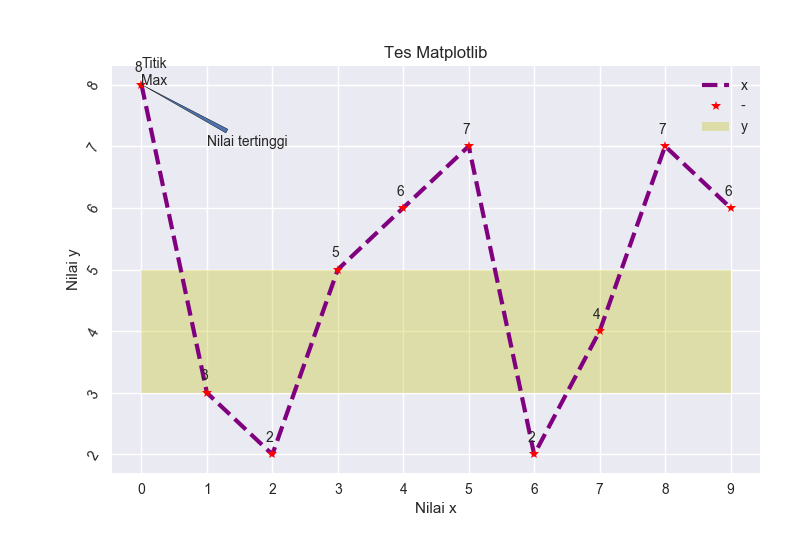
#> input picture datavisualization/matplot/1chart.png, 800 x 550 px
$ python 8.py
#> lines starting #> are read from the running program, lines starting #| are printed output that depends on the picture
#pip3 install pillow
import matplotlib.pyplot as plt
import numpy as np
from PIL import Image

# black/white = 'L' / 'RGBA' / 'CMYK'
gambar = Image.open('1chart.png').convert('L')
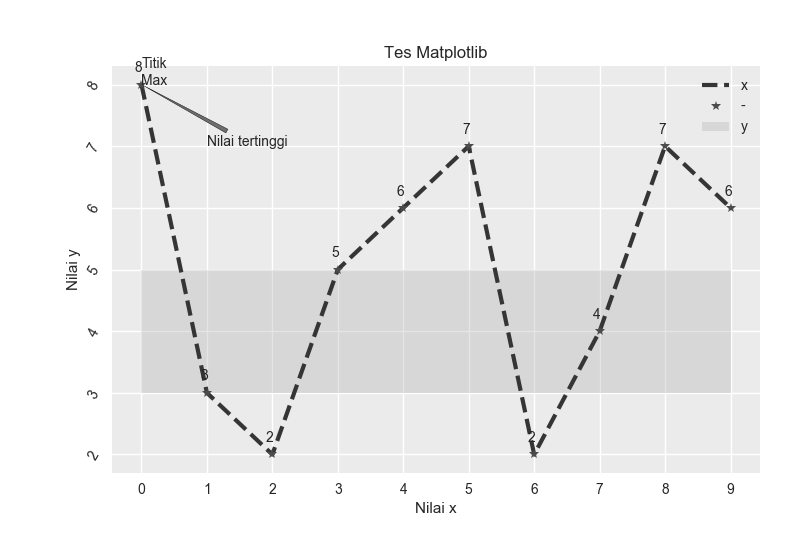
#> gambar: PIL image 800x550 L; min 29, max 255, mean 237.3
gambar = np.array(gambar)

print(gambar)
#> (printed output is left out)

# plt.imshow(gambar,cmap='gray')
# plt.show()

gbr = Image.fromarray(gambar, 'L')    #pake pillow kebukanya di image viewer
gbr.show()

$ run again, with datavisualization/matplot/4bar.png copied over datavisualization/matplot/1chart.png
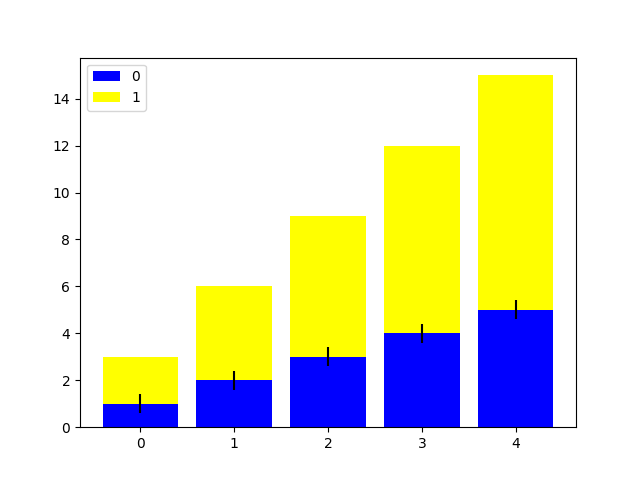
#> input picture datavisualization/matplot/4bar.png, 640 x 480 px
#> `gambar = Image.open('1chart.png').convert('L')`:
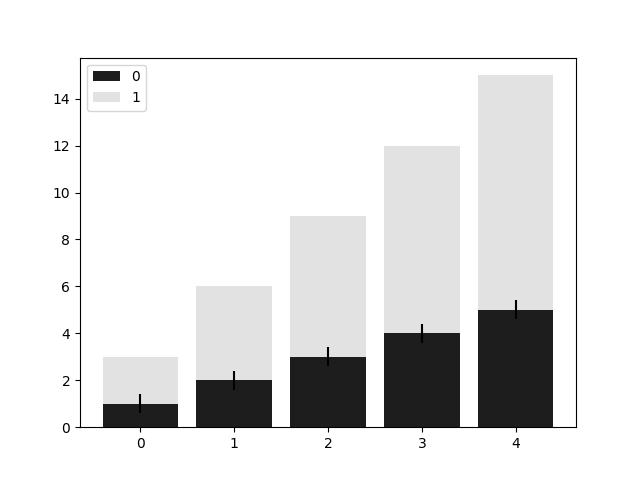
#> gambar: PIL image 640x480 L; min 0, max 255, mean 228.1
#> (printed output is left out)

$ run again, with datavisualization/matplot/4hist.png copied over datavisualization/matplot/1chart.png
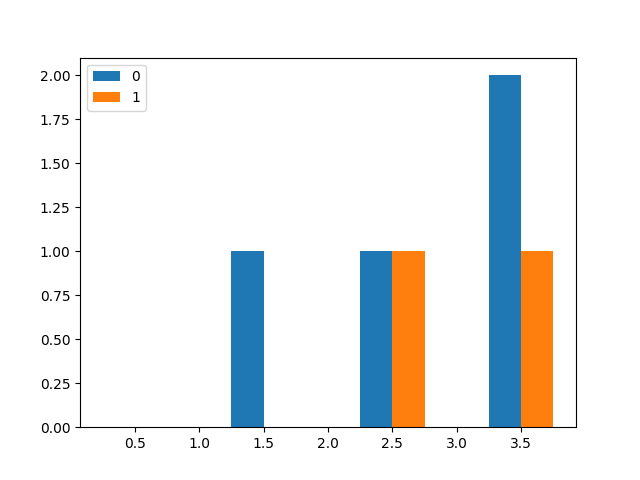
#> input picture datavisualization/matplot/4hist.png, 640 x 480 px
#> `gambar = Image.open('1chart.png').convert('L')`:
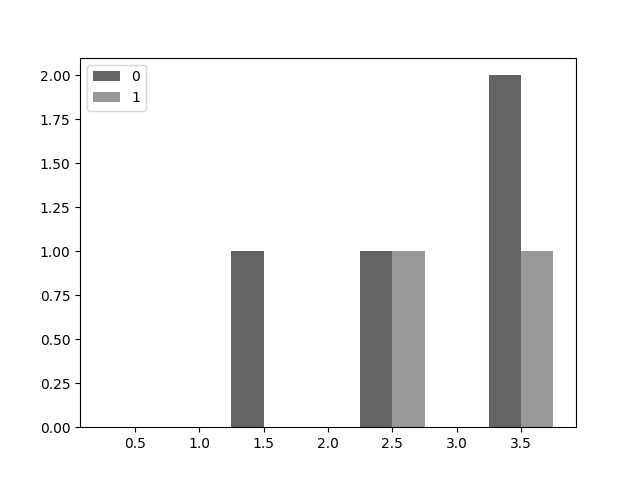
#> gambar: PIL image 640x480 L; min 0, max 255, mean 236.8
#> (printed output is left out)

$ run again, with datavisualization/matplot/4pie.png copied over datavisualization/matplot/1chart.png
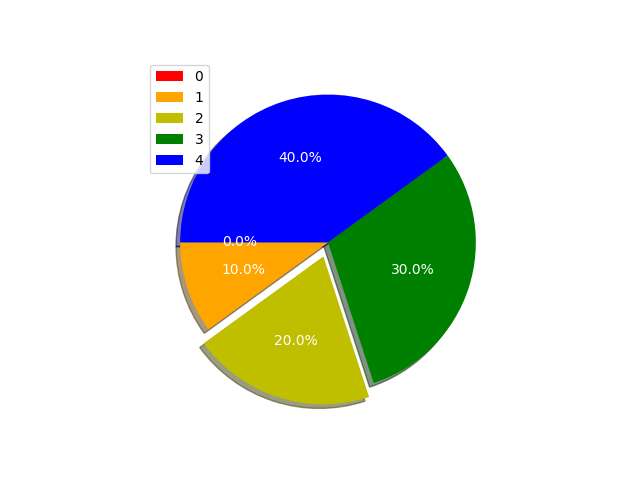
#> input picture datavisualization/matplot/4pie.png, 640 x 480 px
#> `gambar = Image.open('1chart.png').convert('L')`:
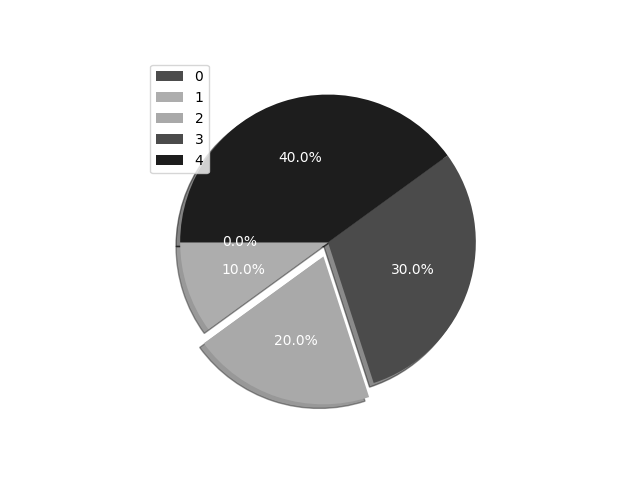
#> gambar: PIL image 640x480 L; min 0, max 255, mean 215.4
#> (printed output is left out)
